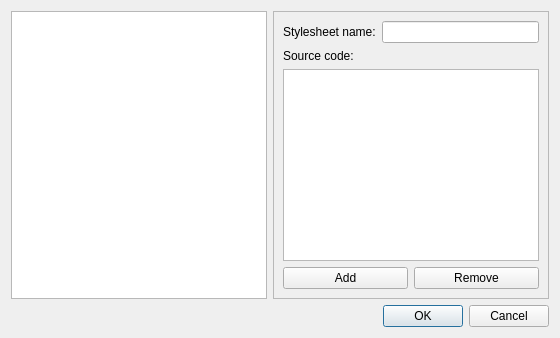
<?xml version="1.0" encoding="UTF-8"?>
<ui version="4.0">
 <class>StylesheetDialog</class>
 <widget class="QDialog" name="StylesheetDialog">
  <property name="windowModality">
   <enum>Qt::ApplicationModal</enum>
  </property>
  <property name="windowTitle">
   <string>Stylesheets</string>
  </property>
  <property name="modal">
   <bool>true</bool>
  </property>
  <layout class="QGridLayout" name="gridLayout_2">
   <item row="3" column="1">
    <widget class="QDialogButtonBox" name="buttonBox">
     <property name="orientation">
      <enum>Qt::Horizontal</enum>
     </property>
     <property name="standardButtons">
      <set>QDialogButtonBox::Cancel|QDialogButtonBox::Ok</set>
     </property>
    </widget>
   </item>
   <item row="0" column="0" rowspan="3">
    <widget class="QListWidget" name="styleSheetList"/>
   </item>
   <item row="0" column="1" rowspan="3">
    <widget class="QFrame" name="frame">
     <property name="frameShape">
      <enum>QFrame::StyledPanel</enum>
     </property>
     <property name="frameShadow">
      <enum>QFrame::Plain</enum>
     </property>
     <layout class="QGridLayout" name="gridLayout">
      <item row="0" column="0">
       <widget class="QLabel" name="fileNameLabel">
        <property name="text">
         <string>Stylesheet name:</string>
        </property>
       </widget>
      </item>
      <item row="0" column="1">
       <widget class="QLineEdit" name="fileNameEdit"/>
      </item>
      <item row="1" column="0">
       <widget class="QLabel" name="sourceLabel">
        <property name="text">
         <string>Source code:</string>
        </property>
       </widget>
      </item>
      <item row="2" column="0" colspan="2">
       <widget class="QPlainTextEdit" name="sourceCodeEdit">
        <property name="font">
         <font>
          <family>Courier New</family>
          <pointsize>10</pointsize>
         </font>
        </property>
       </widget>
      </item>
      <item row="3" column="0" colspan="2">
       <layout class="QHBoxLayout" name="horizontalLayout">
        <item>
         <widget class="QPushButton" name="addButton">
          <property name="text">
           <string>Add</string>
          </property>
          <property name="icon">
           <iconset resource="recipebrowser.qrc">
            <normaloff>:/icons/add.svg</normaloff>:/icons/add.svg</iconset>
          </property>
         </widget>
        </item>
        <item>
         <widget class="QPushButton" name="removeButton">
          <property name="text">
           <string>Remove</string>
          </property>
          <property name="icon">
           <iconset resource="recipebrowser.qrc">
            <normaloff>:/icons/remove.svg</normaloff>:/icons/remove.svg</iconset>
          </property>
         </widget>
        </item>
       </layout>
      </item>
     </layout>
    </widget>
   </item>
  </layout>
 </widget>
 <resources>
  <include location="recipebrowser.qrc"/>
 </resources>
 <connections>
  <connection>
   <sender>buttonBox</sender>
   <signal>accepted()</signal>
   <receiver>StylesheetDialog</receiver>
   <slot>accept()</slot>
   <hints>
    <hint type="sourcelabel">
     <x>248</x>
     <y>254</y>
    </hint>
    <hint type="destinationlabel">
     <x>157</x>
     <y>274</y>
    </hint>
   </hints>
  </connection>
  <connection>
   <sender>buttonBox</sender>
   <signal>rejected()</signal>
   <receiver>StylesheetDialog</receiver>
   <slot>reject()</slot>
   <hints>
    <hint type="sourcelabel">
     <x>316</x>
     <y>260</y>
    </hint>
    <hint type="destinationlabel">
     <x>286</x>
     <y>274</y>
    </hint>
   </hints>
  </connection>
 </connections>
</ui>
